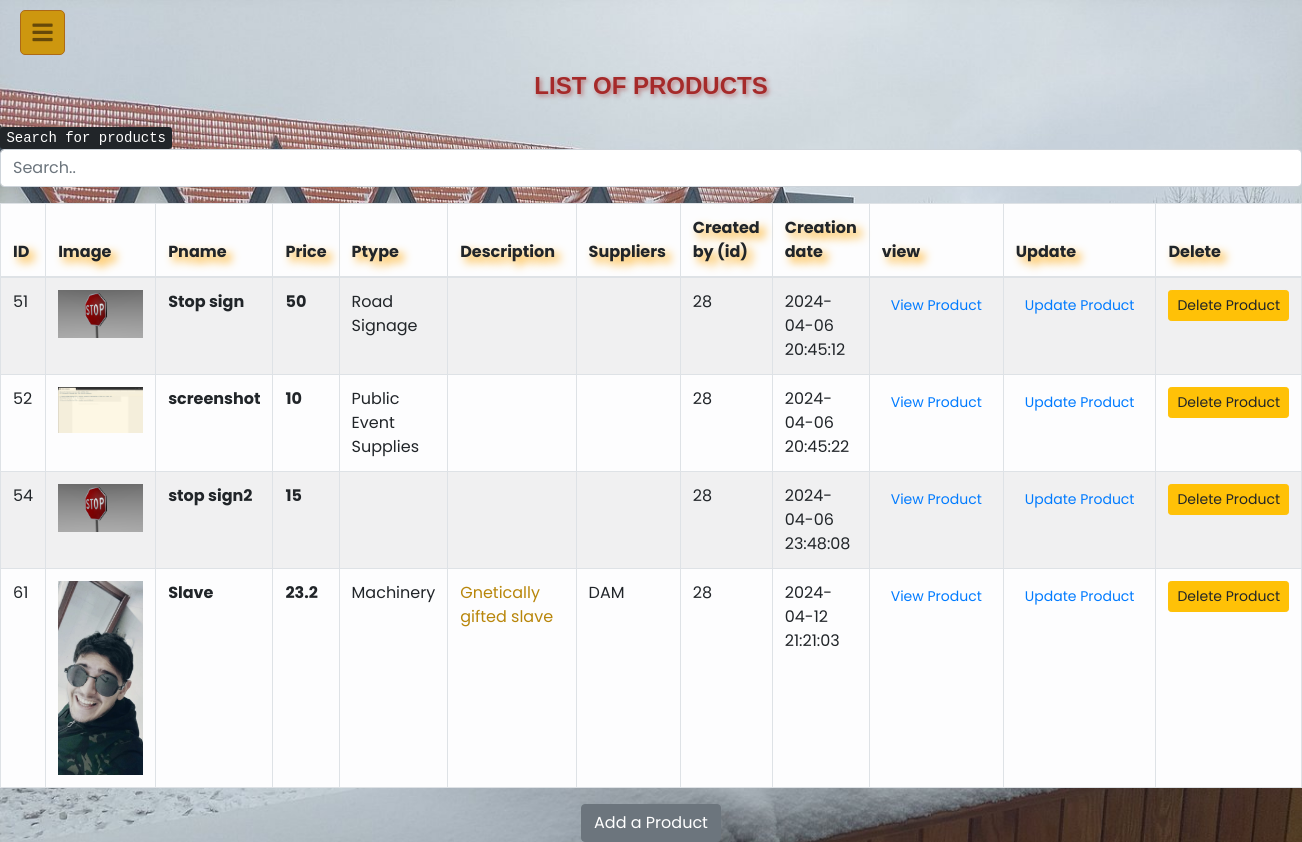
Page /ProductManagement.php (signed in) on the committed database.
### tables this page shows
CREATE TABLE `products` (
  `ID` int(11) NOT NULL,
  `img` varchar(100) NOT NULL,
  `Pname` varchar(50) NOT NULL,
  `Price` float DEFAULT NULL,
  `Ptype` varchar(50) NOT NULL DEFAULT 'Undefined Item',
  `Description` varchar(350) NOT NULL DEFAULT 'No description is given for this product. ',
  `Created_by` int(11) NOT NULL,
  `Created` datetime NOT NULL DEFAULT current_timestamp()
);

### ProductManagement.php (the view, shortened to what this page needs)
<!DOCTYPE html>
<html lang="en" dir="ltr">
   <head>
      <link rel="stylesheet" href="css/style3.css">
      <link rel="stylesheet" href="css/style.css">
      <link rel="stylesheet" href="https://maxcdn.bootstrapcdn.com/bootstrap/4.0.0/css/bootstrap.min.css">
      <link rel="stylesheet" href="https://cdnjs.cloudflare.com/ajax/libs/font-awesome/5.15.3/css/all.min.css"/>
      <link rel="stylesheet" href="https://cdn.jsdelivr.net/npm/bootstrap-icons@1.11.3/font/bootstrap-icons.min.css">
   </head>
   <body style="background: url(LogInImage.jpg);background-repeat: no-repeat;background-size: 100%;">
      <br>
      <br>
      <br>
      <H3 style="text-align: center; margin: 0; color: brown; font-family: 'Helvetica', sans-serif; font-size: 24px; font-weight: bold; text-transform: uppercase; text-shadow: 2px 2px 4px rgba(165, 42, 42, 0.5);">List of Products</H3>
      <br>
      <p><kbd> Search for products </kbd> <input class="form-control" id="myInput" type="text" placeholder="Search.."></p>
      <table class="table table-light table-hover table-striped table-bordered">
  <thead>
    <tr>
      <th scope="col" style="text-shadow: 5px 5px 10px orange;">ID</th>
      <th scope="col" style="text-shadow: 5px 5px 10px orange;">Image</th>
      <th scope="col" style="text-shadow: 5px 5px 10px orange;">Pname</th>
      <th scope="col" style="text-shadow: 5px 5px 10px orange;">Price</th>
      <th scope="col" style="text-shadow: 5px 5px 10px orange;">Ptype</th>
      <th width="20%" scope="col" style="text-shadow: 5px 5px 10px orange;">Description</th>
      <th width="10%" scope="col" style="text-shadow: 5px 5px 10px orange;">Suppliers</th>
      <th width="2%" scope="col" style="text-shadow: 5px 5px 10px orange;">Created by (id)</th>
      <th scope="col" style="text-shadow: 5px 5px 10px orange;">Creation date</th>
      <th scope="col" style="text-shadow: 5px 5px 10px orange;">view</th>
      <th scope="col" style="text-shadow: 5px 5px 10px orange;">Update</th>
      <th scope="col" style="text-shadow: 5px 5px 10px orange;">Delete</th>
    </tr>
  </thead>
  <tbody id="myTable">
    <?php
    @include 'config.php';
    $fetch_query = "SELECT * FROM products";
    $fetch_query_run = mysqli_query($conn,$fetch_query);
    if(mysqli_num_rows($fetch_query_run) > 0){
        while($row = mysqli_fetch_array($fetch_query_run))
        {
            ?>
     <tr>
      <td class=" prod_id"><?php echo $row['ID']; ?></td>
      <td><img src="images/<?php echo $row['img']; ?>" alt="Product Image" style="max-width: 85px; max-height: 85 px;"></td>
      <td><b><?php echo $row['Pname']; ?></b></td>
      <td><b><?php echo $row['Price']; ?></b></td>
      <td><?php echo $row['Ptype']; ?></td>
      <td style="color: DarkGoldenRod;"><h16><?php echo $row['Description']; ?></h16></td>
      <td><?php
                    $productID = $row['ID'];
                    $supplier_query = "SELECT Sname FROM supplier,productswsuppliers WHERE productswsuppliers.product = '$productID' AND productswsuppliers.supplier = supplier.id";
                    $supplier_result = mysqli_query($conn, $supplier_query);
                    $suppliers = [];
                    if ($supplier_result) {
                        while ($supplierRow = mysqli_fetch_assoc($supplier_result)) {
                            $suppliers[] = $supplierRow['Sname'];
                        }
                    }else echo "no supplier found";
                    echo implode(', ', $suppliers);
                ?></td>
      <td><?php echo $row['Created_by']; ?></td>
      <td><?php echo $row['Created']; ?></td>
      <td>
        <a href="#" class="btn btn-link btn-sm view_prod_data">View Product</a>
      </td>
      <td>
        <a href="#" class="btn btn-link btn-sm edit_prod">Update Product</a>
      </td>
      <td>
        <a href="#" class="btn btn-warning btn-sm delete_prod">Delete Product</a>
      </td>
             </tr>
            <?php
        }
    }else{
    }
    ?>
  </tbody>
</table>
<div style="text-align: center;">
  <button type="button" class="btn btn-secondary" data-bs-toggle="modal" data-bs-target="#AddProduct">
    Add a Product
  </button>
</div>
<?php
if ($_SESSION['User_type'] == 'Admin') {
    include 'navbaradmin.php';
} elseif ($_SESSION['User_type'] == 'User') {
    include 'navbaruser.php';
} ?>
   </body>
</html>

### navbaradmin.php (shortened to what this page needs)
<div class="wrapper" style="position: fixed; top: 0; left: 0; z-index: 1000;">
    <label for="btn" class="menu-btn">
        <i class="fas fa-bars"></i>
    </label>

### css/style3.css (style rules this page uses)
* { margin: 0; padding: 0; box-sizing: border-box; font-family: 'Poppins', sans-serif; }
.wrapper { height: 100%; width: 200px; position: relative; }
.wrapper .menu-btn { position: absolute; left: 20px; top: 10px; background: #cd970f; color: rgb(102, 73, 9); height: 45px; width: 45px; z-index: 9999; border: 1px solid rgb(173, 105, 21); border-radius: 5px; cursor: pointer; display: flex; align-items: center; justify-content: center; transition: all 0.3s ease; }
.wrapper .menu-btn i { position: absolute; font-size: 23px; transition: all 0.3s ease; }

### css/style.css (style rules this page uses)
* { font-family: 'Poppins', sans-serif; margin:0; padding:0; box-sizing: border-box; outline: none; border:none; text-decoration: none; }
body { background-color: indianred; }

### rows in the picture
products: ID "51", img (picture), Pname "Stop sign", Price "50", Ptype "Road Signage", Created_by "28", Created "2024-04-06 20:45:12"
products: ID "52", img (picture), Pname "screenshot", Price "10", Ptype "Public Event Supplies", Created_by "28", Created "2024-04-06 20:45:22"
products: ID "54", img (picture), Pname "stop sign2", Price "15", Created_by "28", Created "2024-04-06 23:48:08"
products: ID "61", img (picture), Pname "Slave", Price "23.2", Ptype "Machinery", Description "Gnetically gifted slave", suppliers "DAM", Created_by "28", Created "2024-04-12 21:21:03"
